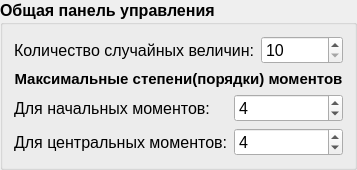
           <widget class="QGroupBox" name="groupBox_3">
            <property name="font">
             <font>
              <pointsize>12</pointsize>
              <weight>75</weight>
              <bold>true</bold>
             </font>
            </property>
            <property name="title">
             <string>Общая панель управления</string>
            </property>
            <layout class="QGridLayout" name="gridLayout">
             <item row="0" column="0">
              <layout class="QHBoxLayout" name="horizontalLayout_5">
               <item>
                <widget class="QLabel" name="label_15">
                 <property name="font">
                  <font>
                   <weight>50</weight>
                   <bold>false</bold>
                  </font>
                 </property>
                 <property name="text">
                  <string>Количество случайных величин:</string>
                 </property>
                 <property name="buddy">
                  <cstring>spinBoxValueNTwoLaba</cstring>
                 </property>
                </widget>
               </item>
               <item>
                <widget class="QSpinBox" name="spinBoxValueNTwoLaba">
                 <property name="font">
                  <font>
                   <weight>50</weight>
                   <bold>false</bold>
                  </font>
                 </property>
                 <property name="minimum">
                  <number>10</number>
                 </property>
                 <property name="maximum">
                  <number>1000000</number>
                 </property>
                </widget>
               </item>
              </layout>
             </item>
             <item row="1" column="0">
              <layout class="QVBoxLayout" name="verticalLayout_10">
               <item>
                <widget class="QLabel" name="label_18">
                 <property name="font">
                  <font>
                   <pointsize>11</pointsize>
                   <weight>75</weight>
                   <bold>true</bold>
                  </font>
                 </property>
                 <property name="text">
                  <string>Максимальные степени(порядки) моментов</string>
                 </property>
                 <property name="alignment">
                  <set>Qt::AlignCenter</set>
                 </property>
                </widget>
               </item>
               <item>
                <layout class="QFormLayout" name="formLayout_3">
                 <item row="0" column="0">
                  <widget class="QLabel" name="label_19">
                   <property name="font">
                    <font>
                     <pointsize>12</pointsize>
                     <weight>50</weight>
                     <bold>false</bold>
                    </font>
                   </property>
                   <property name="text">
                    <string>Для начальных моментов:</string>
                   </property>
                   <property name="buddy">
                    <cstring>spinBoxMaxPowerBeginMoment</cstring>
                   </property>
                  </widget>
                 </item>
                 <item row="0" column="1">
                  <widget class="QSpinBox" name="spinBoxMaxPowerBeginMomentTwoLaba">
                   <property name="font">
                    <font>
                     <weight>50</weight>
                     <bold>false</bold>
                    </font>
                   </property>
                   <property name="minimum">
                    <number>1</number>
                   </property>
                   <property name="maximum">
                    <number>1000000000</number>
                   </property>
                   <property name="value">
                    <number>4</number>
                   </property>
                  </widget>
                 </item>
                 <item row="1" column="0">
                  <widget class="QLabel" name="label_20">
                   <property name="font">
                    <font>
                     <pointsize>12</pointsize>
                     <weight>50</weight>
                     <bold>false</bold>
                    </font>
                   </property>
                   <property name="text">
                    <string>Для центральных моментов:</string>
                   </property>
                   <property name="buddy">
                    <cstring>spinBoxMaxPowerCentralMoment</cstring>
                   </property>
                  </widget>
                 </item>
                 <item row="1" column="1">
                  <widget class="QSpinBox" name="spinBoxMaxPowerCentralMomentTwoLaba">
                   <property name="font">
                    <font>
                     <weight>50</weight>
                     <bold>false</bold>
                    </font>
                   </property>
                   <property name="minimum">
                    <number>2</number>
                   </property>
                   <property name="maximum">
                    <number>1000000000</number>
                   </property>
                   <property name="value">
                    <number>4</number>
                   </property>
                  </widget>
                 </item>
                </layout>
               </item>
              </layout>
             </item>
            </layout>
           </widget>
